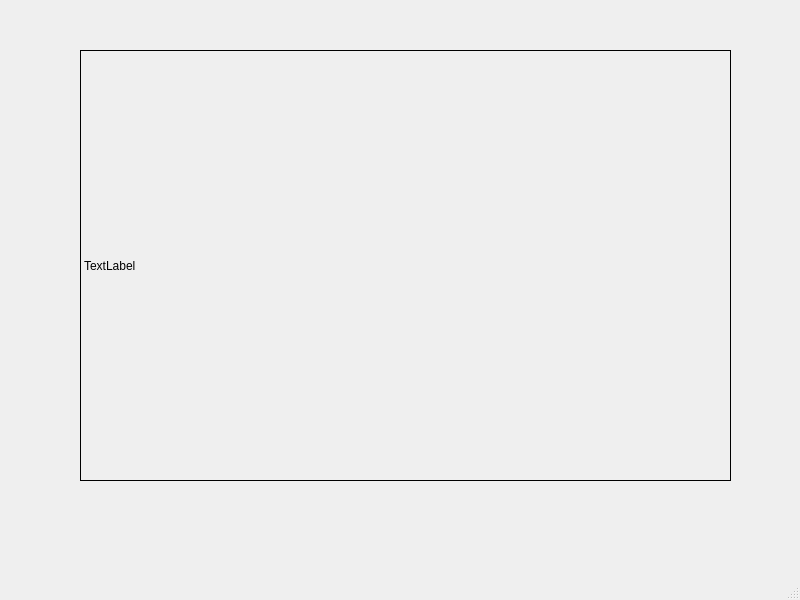
<?xml version="1.0" encoding="UTF-8"?>
<ui version="4.0">
 <class>MainWindow</class>
 <widget class="QMainWindow" name="MainWindow">
  <property name="geometry">
   <rect>
    <x>0</x>
    <y>0</y>
    <width>800</width>
    <height>600</height>
   </rect>
  </property>
  <property name="windowTitle">
   <string>MainWindow</string>
  </property>
  <widget class="QWidget" name="centralwidget">
   <widget class="QLabel" name="label">
    <property name="geometry">
     <rect>
      <x>80</x>
      <y>50</y>
      <width>651</width>
      <height>431</height>
     </rect>
    </property>
    <property name="frameShape">
     <enum>QFrame::Panel</enum>
    </property>
    <property name="text">
     <string>TextLabel</string>
    </property>
   </widget>
  </widget>
  <widget class="QMenuBar" name="menubar">
   <property name="geometry">
    <rect>
     <x>0</x>
     <y>0</y>
     <width>800</width>
     <height>24</height>
    </rect>
   </property>
  </widget>
  <widget class="QStatusBar" name="statusbar"/>
 </widget>
 <resources/>
 <connections/>
</ui>
